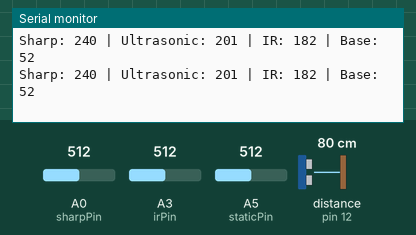
A sketch run on a simulated Arduino Uno, built with avr-gcc and run on an emulated ATmega328P. On the bench: the last lines printed to the serial monitor. Wiring (inferred from the names in the program): ultrasonic range finder: trigger pin 13; echo pin 12. The test bench sets the inputs (shaded band); at power-on: distance to the obstacle (sensor on pin 12) 80 cm, A0 (sharpPin) = 512, A3 (irPin) = 512, A5 (staticPin) = 512. The echo pulse lasts 58.3 µs per cm; random numbers use the default seed unless the sketch sets one.

Above: at 1.2 s.
1.3 s: distance to the obstacle (sensor on pin 12) set to 299 cm
At 2.3 s:
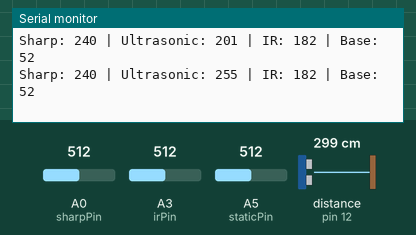
4.9 s: A0 (sharpPin) set to 440
At 5.6 s:
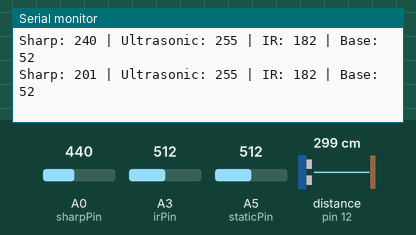
6.4 s: A3 (irPin) set to 440
At 7.2 s:
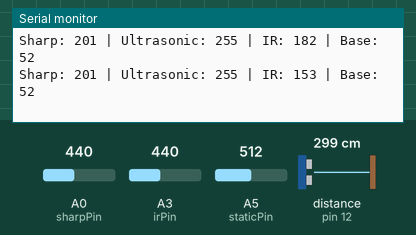
7.9 s: A5 (staticPin) set to 440
At 8.9 s:
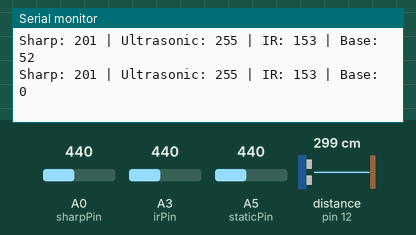
9.4 s: distance to the obstacle (sensor on pin 12) set to 2 cm
At 10.5 s:
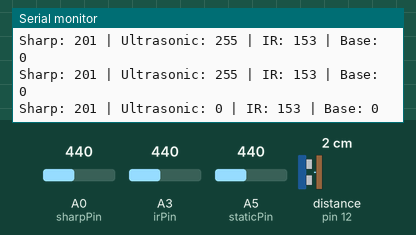
13.0 s: A0 (sharpPin) set to 460
At 13.7 s:
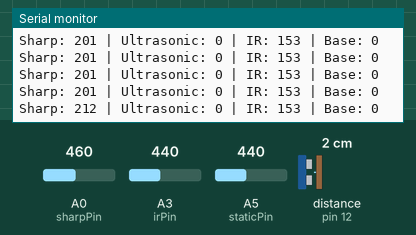
Timing chart, 0 to 15.5 s (numbered marks = the images above; inputs shaded):
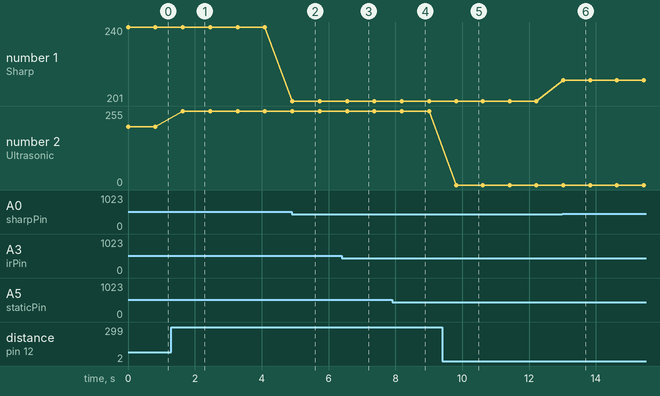

Measured:
- after the input at 1.3 s, the serial monitor: prints a new line after 0.34 s (image 1)
- after the input at 4.9 s, the serial monitor: prints a new line at once (image 2)
- after the input at 6.4 s, the serial monitor: prints a new line after 0.16 s (image 3)
- after the input at 7.9 s, the serial monitor: prints a new line after 0.29 s (image 4)
- after the input at 9.4 s, the serial monitor: prints a new line after 0.42 s (image 5)
- after the input at 13.0 s, the serial monitor: prints a new line at once (image 6)
- plotted number 1: 240 → 201 after the input at 4.9 s, 201 → 212 after the input at 13.0 s
- plotted number 2: 201 → 255 after the input at 1.3 s

The sketch:

sensor_evaluation.ino
```cpp
// Pins
const int pingPin = 13; // Trigger Pin of Ultrasonic Sensor
const int echoPin = 12; // Echo Pin of Ultrasonic Sensor
int staticPin = 5;       // analog pin used to measure the static voltage
int sharpPin = 0;       // analog pin used to connect the sharp sensor
int irPin = 3;          // analog pin used to connect the ir sensor
// Helpers
long max_distance = 1000000;
// Previous values
long previous_static;
long previous_ultrasonic;
long previous_sharp;
long previous_ir;
long previous_random;
// Current values
long current_static;
long current_ultrasonic;
long current_sharp;
long current_ir;
long current_random;


void setup() {
  Serial.begin(9600); // Starting Serial Terminal
  setup_ultrasonic_sensor();
  previous_static = use_static();
  previous_ultrasonic = use_ultrasonic_sensor();
  previous_sharp = use_sharp_sensor();
  previous_ir = use_ir_sensor();
  previous_random = use_random();
}

void loop() {
  // Obtain current values
  current_static = exclude_outliers(previous_static, use_static(), max_distance);
  current_ultrasonic = exclude_outliers(previous_ultrasonic, use_ultrasonic_sensor(), max_distance);
  current_sharp = exclude_outliers(previous_sharp, use_sharp_sensor(), max_distance);
  current_ir = exclude_outliers(previous_ir, use_ir_sensor(), max_distance);
  current_random = exclude_outliers(previous_random, use_random(), max_distance);

  Serial.print("Sharp: ");
  Serial.print(current_sharp);
  Serial.print(" | Ultrasonic: ");
  Serial.print(current_ultrasonic);
  Serial.print(" | IR: ");
  Serial.print(current_ir);
  Serial.print(" | Base: ");
  Serial.println(current_static);  // prints the value of the sensor to the serial monitor
  delay(800);                      // wait for this much time before printing next value

  // Replace previous values
  previous_static = current_static;
  previous_ultrasonic = current_ultrasonic;
  previous_sharp = current_sharp;
  previous_ir = current_ir;
  previous_random = current_random;
}


// _____________________Ultrasonic Sensor_______________________
void setup_ultrasonic_sensor(){
  pinMode(pingPin, OUTPUT);
  pinMode(echoPin, INPUT);
}

long use_ultrasonic_sensor(){
  long duration, cm, max_val = 100, min_val = 4;  // Sensor value, cm, max and min

  digitalWrite(pingPin, LOW);
  delayMicroseconds(10);
  digitalWrite(pingPin, HIGH);
  delayMicroseconds(10);
  digitalWrite(pingPin, LOW);
  duration = pulseIn(echoPin, HIGH);
  cm = microsecondsToCentimeters(duration);

  // Value boundaries
  if(cm > max_val){ cm = max_val; }
  if(cm < min_val){ cm = min_val; }
  return map(cm, min_val, max_val, 0, 255);
}
// _____________________________________________________________


// _______________________Static Voltage________________________
long use_static(){
  long static_val = 0, max_val = 750, min_val = 450;  // Sensor value, max and min
  static_val = analogRead(staticPin);                 // reads the value of the sharp sensor
  // Value boundaries
  if(static_val > max_val){ static_val = max_val ;}
  if(static_val < min_val){ static_val = min_val; }

  return map(static_val, min_val, max_val, 0, 255);
}
// _____________________________________________________________

// _______________________Sharp Sensor__________________________
long use_sharp_sensor(){
  long sharp_val, max_val = 540, min_val = 60;  // Sensor value, max and min
  sharp_val = analogRead(sharpPin);             // reads the value of the sharp sensor

  // Value boundaries
  if(sharp_val > max_val){ sharp_val = max_val; }
  if(sharp_val < min_val){ sharp_val = min_val; }
  return map(sharp_val, min_val, max_val, 0, 255);
}
// _____________________________________________________________

// __________________________IR Sensor__________________________
long use_ir_sensor(){
  long ir_val = 0, max_val = 690, min_val = 60;   // Sensor value, max and min
  ir_val = analogRead(irPin);                   // reads the value of the ir sensor

  // Value boundaries
  if(ir_val > max_val){ ir_val = max_val; }
  if(ir_val < min_val){ ir_val = min_val; }
  return map(ir_val, min_val, max_val, 0, 255);
}
// _____________________________________________________________


// ________________________Helpers______________________________
long microsecondsToCentimeters(long microseconds) {
  return microseconds / 29 / 2;
}

long exclude_outliers(long previous, long current, long max_distance){
  if(abs(previous - current) > max_distance){ return previous; }
  else{ return current; }
}
// _____________________________________________________________


// ________________________Random_______________________________

long use_random(){
  long x = random(0, 255);
  return x;
}
// _____________________________________________________________
```
